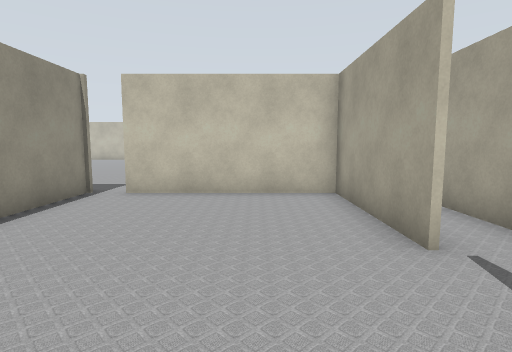
View 1 (above)

24 first-person views from a walk through a robot-simulator world made for Gazebo. The camera is 1.2 m above the floor, tilts 6° down and sees 80° across. Floor lines are 1 m apart. The floor is counted in squares, 1 m on a side. Each view is taken from the middle of a square. On the plan, view 1 faces up. The plan holds only what a view shows up to about 13 squares ahead; the rest is blank. The place goes on beyond the plan. Some surface patterns are stand-ins.

View 2
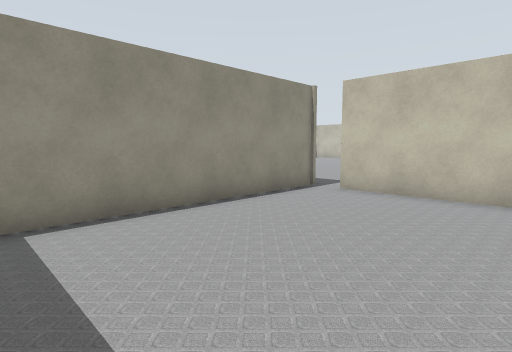

View 3
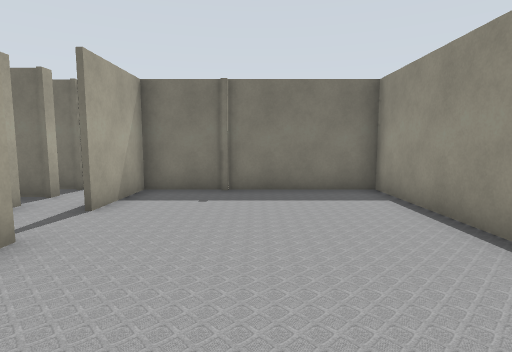

View 4
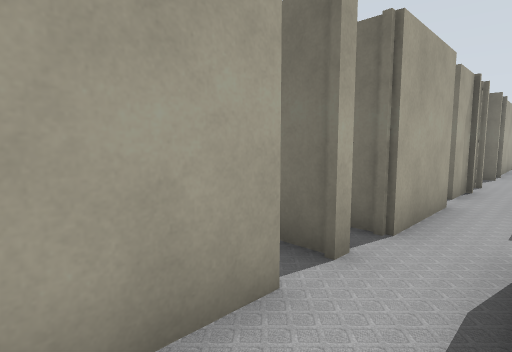

View 5
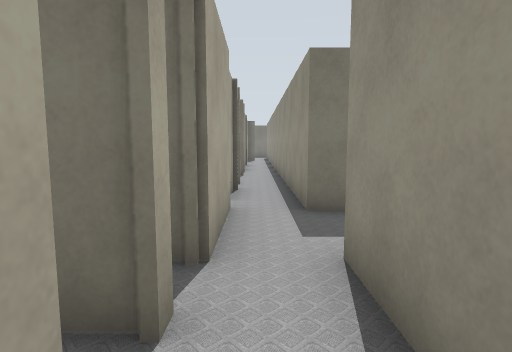

View 6
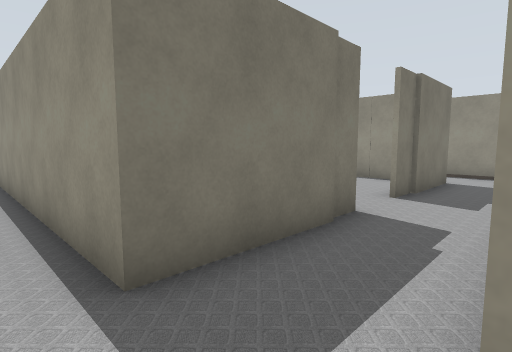

View 7
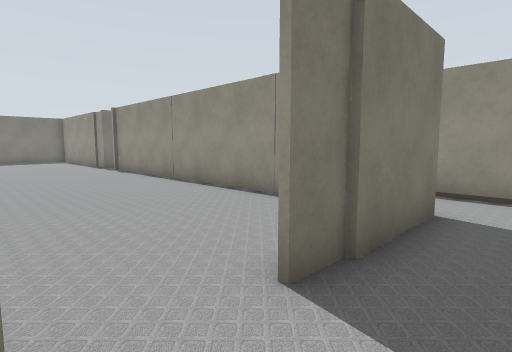

View 8
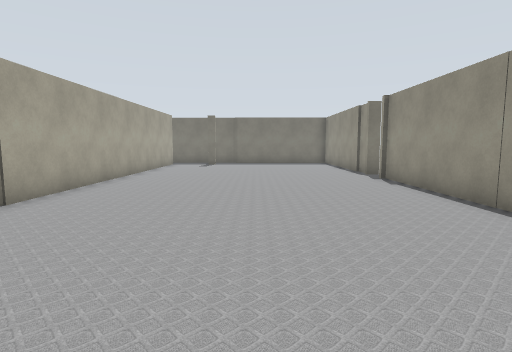

View 9
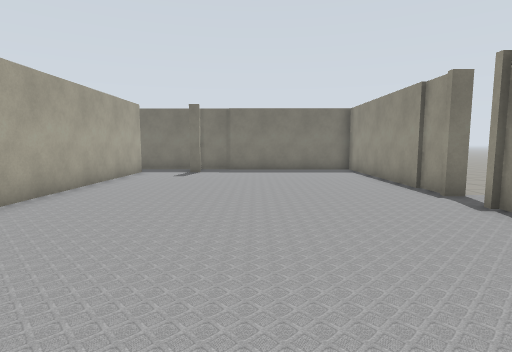

View 10
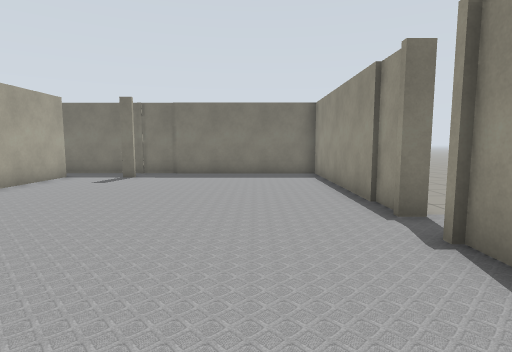

View 11
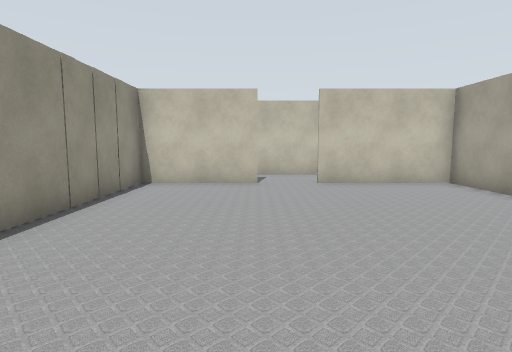

View 12
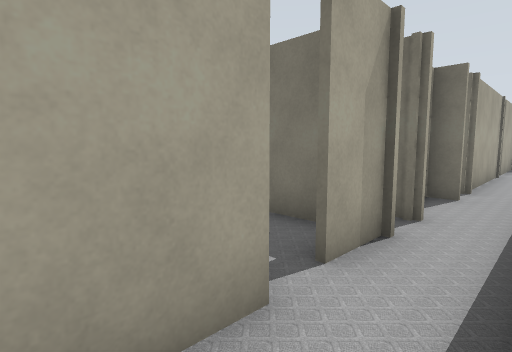

View 13
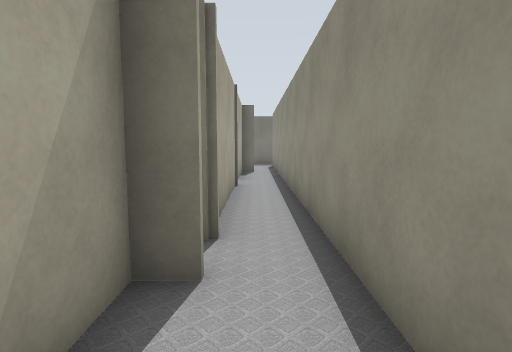

View 14
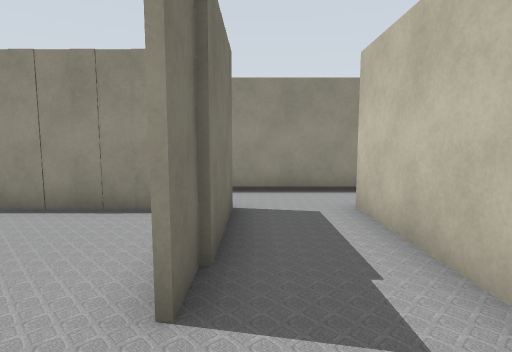

View 15
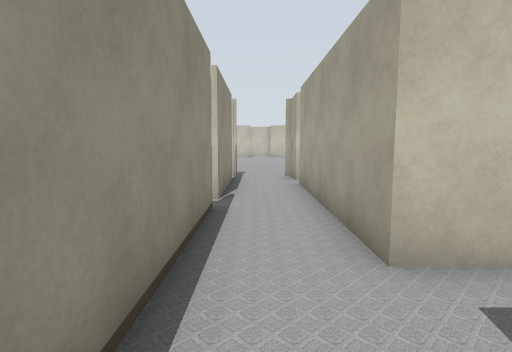

View 16
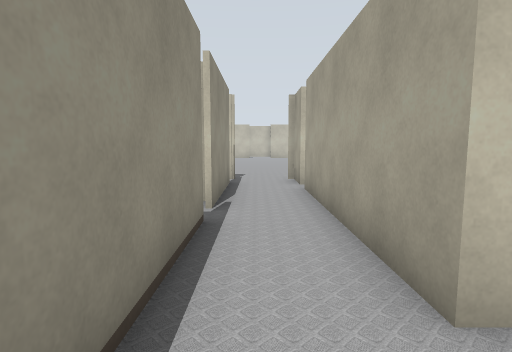

View 17
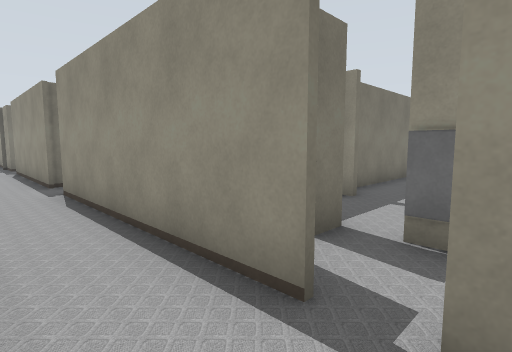

View 18
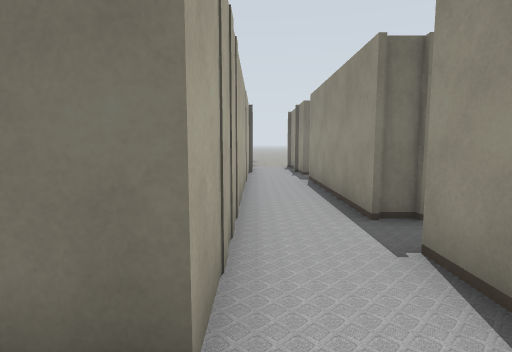

View 19
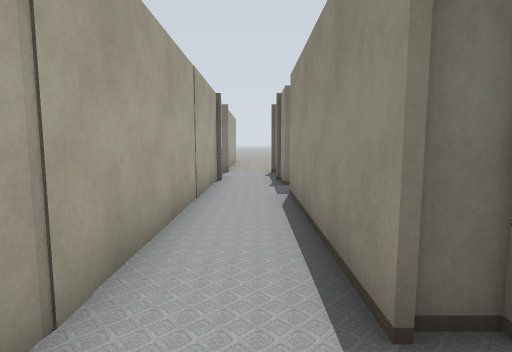

View 20
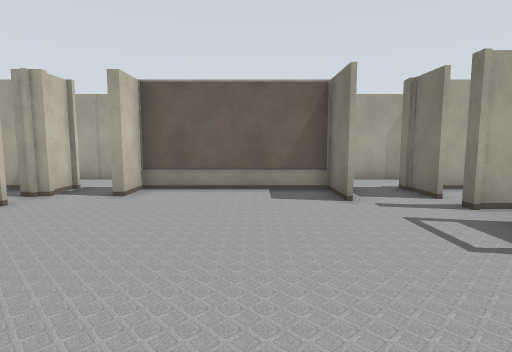

View 21
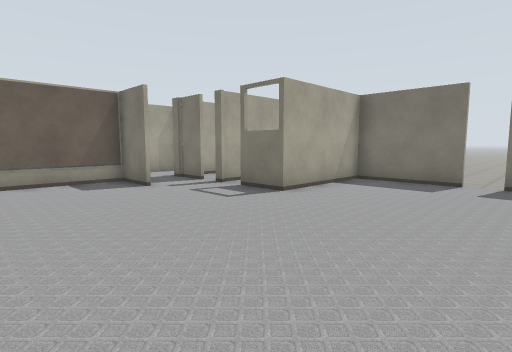

View 22
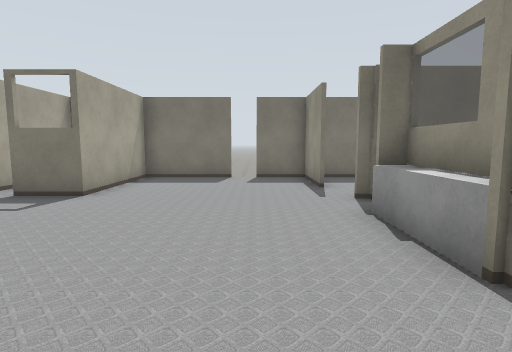

View 23
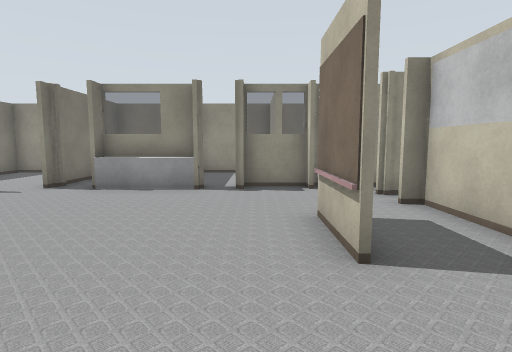

View 24
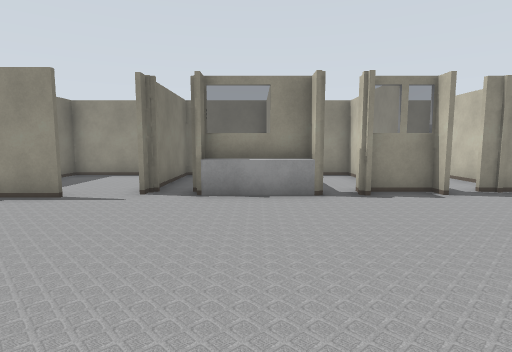

### Floor plan
Key: @ floor where view 1 was taken; # wall or solid block; x gap in a wall; . floor; = window, fence, low wall or low ledge; M marker.
Columns run from 26 left of view 1 to 4 right of it. Each row starts with its distance up from view 1.
  8                 #..   #######
  7                 ..#   #.....#
  6                 #.#   #.....# #
  5                 #..x  #.....#.#
  4                 #..#  #.....#.#
  3                 #..#  #.......#
  2               M....#  #.......#
  1               x.#..#  #.....#.#
  0            #    #..#  #...@.#.#
 -1          ###    #..##########.#
 -2                 #.............#
 -3                 #..###...####.#
 -4                 #.##.##.##..#..
 -5      #####    ###.#.........#.#
 -6     ##............#.........#.#
 -7 ######..###....##.#.........#.#
 -8 #...##..........#.#.........#.#
 -9 #...............#.#.........#.#
-10 #   #=..........#.#.........#.#
-11 #   .=..........#.#.........#.#
-12 #   .#.........##.#.........#.#
-13 #.................#.........#.#
-14 #####......##.###.#.........#.#
-15 #..........# .###.#.........#.#
-16 #....#.....#  ###.#.........#.#
-17 #....#.....#  # #...........#.#
-18 #######xx###  ###.#.........#.#
-19        ..        .##........#.#
-20        ..       .. #........#x#
-21        ..      ..  #........#
-22        ..      ..  #........#
-23               ..   #........#
-24               ..   #......#.#
-25                    ##### ....
-26                         ######

Positions as (right, up) in squares from view 1, and headings:
1: (0, 0), facing up
2: (1, 0), facing up-left
3: (-1, 7), facing down
4: (2, 3), facing down-right
5: (3, 2), facing down
6: (3, -1), facing down-left
7: (-2, -2), facing down-left
8: (-3, -6), facing down
9: (-3, -11), facing down
10: (-5, -13), facing down
11: (-4, -13), facing up
12: (2, -2), facing down-right
13: (3, -7), facing down
14: (-2, -3), facing left
15: (-9, -4), facing up
16: (-9, -3), facing up
17: (-8, 3), facing down-left
18: (-8, -2), facing down
19: (-9, -5), facing down
20: (-18, -10), facing right
21: (-20, -8), facing down-right
22: (-19, -7), facing down
23: (-13, -8), facing left
24: (-14, -11), facing left
